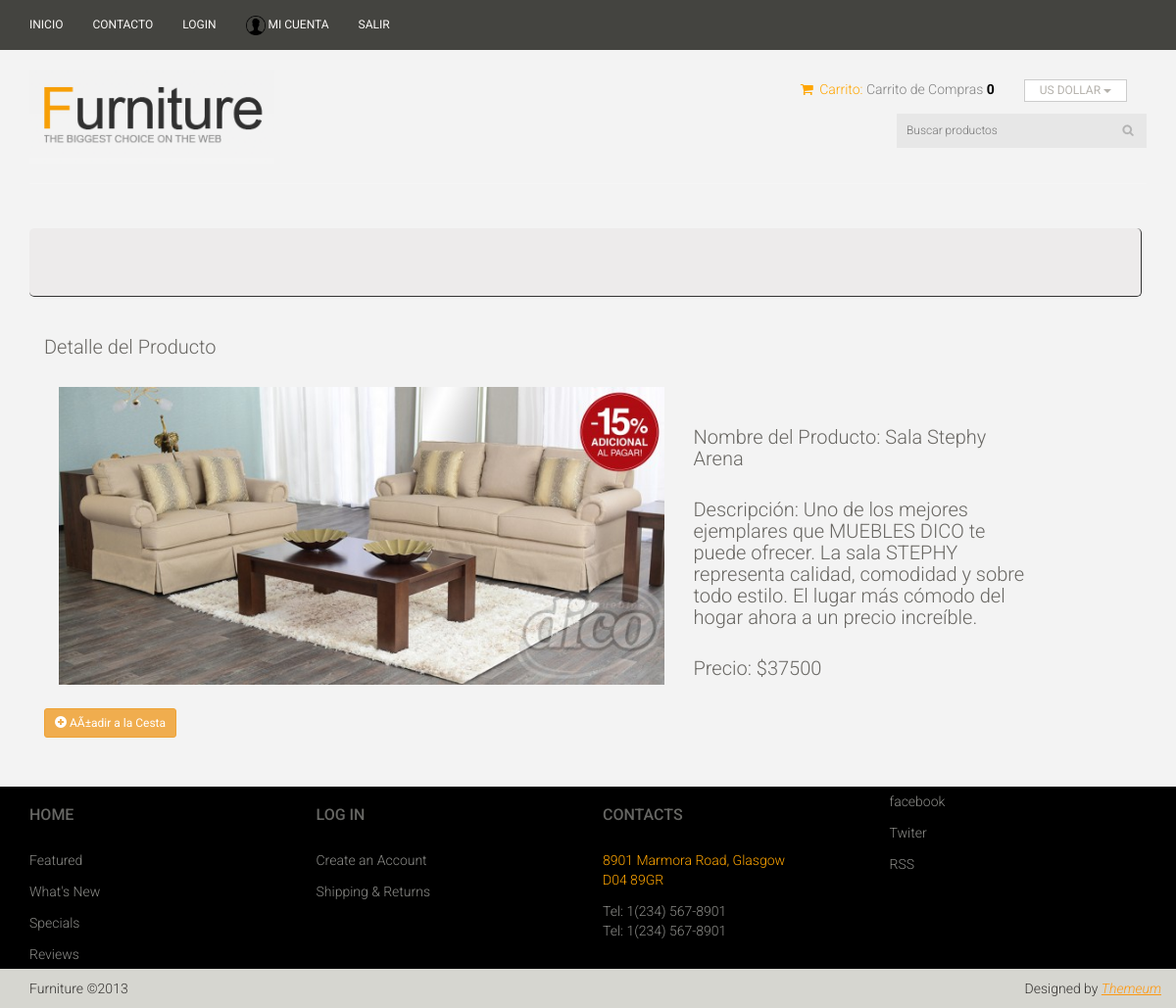
The page /consultaDetalleProducto.php?idProducto=4 (signed in) on the database its author committed.
### tables this page shows
CREATE TABLE `pv_imagen` (
  `id_imagen` int(11) NOT NULL AUTO_INCREMENT,
  `imagen` varchar(300) DEFAULT NULL,
  `id_producto` int(11) NOT NULL,
  PRIMARY KEY (`id_imagen`),
  KEY `fk_PV_IMAGEN_PV_PRODUCTO1_idx` (`id_producto`),
  CONSTRAINT `fk_PV_IMAGEN_PV_PRODUCTO1` FOREIGN KEY (`id_producto`) REFERENCES `pv_producto` (`id_producto`) ON DELETE NO ACTION ON UPDATE NO ACTION
);

CREATE TABLE `pv_producto` (
  `id_producto` int(11) NOT NULL AUTO_INCREMENT,
  `producto` varchar(45) DEFAULT NULL,
  `precio_compra` float DEFAULT NULL,
  `precio_venta` float DEFAULT NULL,
  `descripcion` varchar(255) DEFAULT NULL,
  `id_categoria` int(11) NOT NULL,
  `id_provedor` int(11) NOT NULL,
  PRIMARY KEY (`id_producto`),
  KEY `fk_PV_PRODUCTO_PV_CATEGORIA1_idx` (`id_categoria`),
  KEY `fk_PV_PRODUCTO_PV_PROVEDOR1_idx` (`id_provedor`),
  CONSTRAINT `fk_PV_PRODUCTO_PV_CATEGORIA1` FOREIGN KEY (`id_categoria`) REFERENCES `pv_categoria` (`id_categoria`) ON DELETE NO ACTION ON UPDATE NO ACTION,
  CONSTRAINT `fk_PV_PRODUCTO_PV_PROVEDOR1` FOREIGN KEY (`id_provedor`) REFERENCES `pv_provedor` (`id_provedor`) ON DELETE NO ACTION ON UPDATE NO ACTION
);

### consultaDetalleProducto.php (the view, shortened to what this page needs)
<!DOCTYPE html>
<html lang="en">
<head>
    <link href="css/bootstrap.min.css" rel="stylesheet">
    <link href="css/font-awesome.min.css" rel="stylesheet">
    <link href="css/prettyPhoto.css" rel="stylesheet">
    <link href="css/price-range.css" rel="stylesheet">
    <link href="css/animate.css" rel="stylesheet">
    <link href="css/main.css" rel="stylesheet">
    <link href="css/responsive.css" rel="stylesheet">
    <link href="css/furniture.css" rel="stylesheet">
</head>
<body>
  <?php
include_once('conexion.php');
$idProducto=$_GET['idProducto'];
$producto="";
$precioVenta="";
$description="";
$imagen="";
$sql="select producto, precio_compra, precio_venta, descripcion, id_categoria, id_provedor, imagen  from pv_producto p "
. "inner join pv_imagen i on p.id_producto = i.id_producto where p.id_producto=". $idProducto ."";
$result = $conn->query($sql) or die("error: " . mysqli_error($conn));
while($row=$result->fetch_assoc()){
  $producto=$row['producto'];
  $precioVenta=$row['precio_venta'];
  $description=$row['descripcion'];
  $imagen=$row['imagen'];
}
?>
  <header id="header">
    <?php include_once('header.php'); ?>
  </header>
  <section id="form">
    <div class="container">
      <div class="header-top">
        <div class="container">
          <div class="row">
            <div class="col-sm-9">
            </div>
          </div>
        </div>
      </div>
        <div class="col-md-12">
          <div class="signup-form">
            <h2>Detalle del Producto</h2>
            <form action="updateProducto.php" method="post" id="formA" enctype="multipart/form-data">
            <div class="col-md-7" >
            <?php echo "<img src='files/".$imagen."' style='width: 100%;'>" ?>
            </div>
            <div class="col-md-4">
             <h2><?php echo 'Nombre del Producto: '.$producto ?></h2>
             <h2><?php echo 'Descripción: '.$description ?></h2>
             <h2><?php echo 'Precio: $'.$precioVenta ?></h2>
              </div>
              <a class="btn btn-warning btn-sm" href="agregarCarrito.php?id=<?php echo $idProducto?>" ><span class="glyphicon glyphicon-plus-sign"></span><?php echo utf8_decode(' AÃ±adir a la Cesta') ?></a>
            </form>
          </div>
        </div>
    </div>
  </section>
  <footer id="footer">
    <?php include_once('footer.php'); ?>
  </footer>
</body>
</html>

### css/main.css (style rules this page uses)
body { font-family: 'Roboto', sans-serif; background:#f3f3f3; position: relative; font-weight:400px; }
a { -webkit-transition: 300ms; -moz-transition: 300ms; -o-transition: 300ms; transition: 300ms; }
h1, h2, h3, h4, h5, h6 { font-family: 'Roboto', sans-serif; }
#footer { background: #000; }
#form { display: block; margin-bottom: 50px; margin-top: 25px; overflow: hidden; }
.login-form h2, .signup-form h2 { color: #696763; font-family: 'Roboto', sans-serif; font-size: 20px; font-weight: 300; margin-bottom: 30px; }

### rows shown on the page
pv_imagen: imagen (picture), id_producto.producto "Sala Stephy Arena", id_producto.descripcion "Uno de los mejores ejemplares que MUEBLES DICO te puede ofrecer. La sala STEPHY representa calidad, comodidad y sobre todo estilo. El lugar más cómodo del hogar ahora a un precio increíble.", id_producto.precio_venta "37500"

### other values the page prints
utf8_decode(' AÃ±adir a la Cesta') "AÃ±adir a la Cesta"
